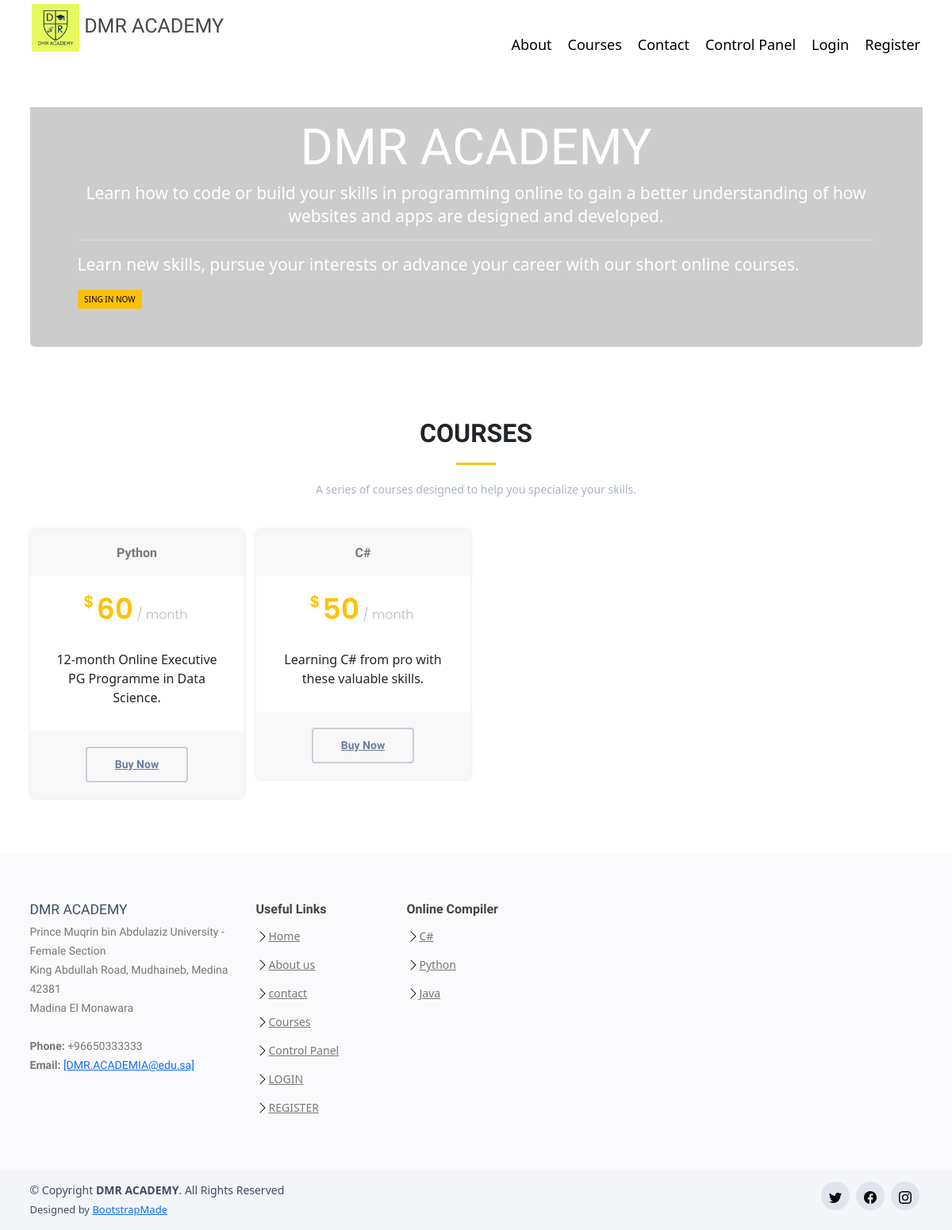
Page /courses/ on the committed database.
### project/models.py (models this page shows, shortened)
class courses(models.Model):
    title = models.CharField(max_length=150)
    price = models.IntegerField()
    body = models.CharField(max_length=250)
    archive= models.BooleanField(default=False)

### project/views.py (the view)
# urls.py: path('courses/', views.index6, name="courses"),
def index6(request):
    var_1 = courses.objects.all().filter(archive=False)
    return render(request, 'project/courses.html', {'var_1': var_1})

### project/templates/project/courses.html (shortened to what this page needs)
<!DOCTYPE html>
{% extends 'project/nevbar.html' %}
{% block contact %}
{% load static %}
<html lang="en">
  <head>
  <link  href="{% static 'project/css/bootstrap.min.css' %}" rel="stylesheet">
   <link  href="{% static 'project/css/bootstrap-icons.css' %}" rel="stylesheet">
   <link  href="{% static 'project/css/boxicons.min.css' %}" rel="stylesheet">
   <link  href="{% static 'project/css/glightbox.min.css' %}" rel="stylesheet">
   <link  href="{% static 'project/css/swiper-bundle.min.css' %}" rel="stylesheet">
   <link  href="{% static 'project/css/style.css' %}" rel="stylesheet">
<link href="/docs/5.0/dist/css/bootstrap.min.css" rel="stylesheet">
  </head>
  <body>
  <div class="container">
<div class="jumbotron" style="background:  #cccccc
 ;color:white ;  margin-top: 100px;" >
  <h1 class="display-4" style="text-align: center">DMR ACADEMY</h1>
  <p class="lead" style="text-align: center"> Learn how to code or build your skills in programming online to gain a better understanding of how websites and apps are designed and developed.</p>
  <hr class="my-4"style="text-align:center">
  <p>Learn new skills, pursue your interests or advance your career with our short online courses.</p>
  <div class="btn-wrap">
                <a href="/loginuser" class="btn btn-warning"> SING IN NOW</a>
              </div>
</div>
 </div>
    <section id="pricing" class="pricing">
      <div class="container">
        <div class="section-title">
          <h2>Courses</h2>
          <p>A series of courses designed to help you specialize your skills.</p>
        </div>
          <div class="row">
        {% for x in var_1.all %}
         <div class="col-lg-3 col-md-6 mt-4 mt-lg-0 py-3">
            <div class="box">
              <h3>{{x.title}}</h3>
              <h4><sup>$</sup>{{x.price}}<span> / month</span></h4>
              <div class="card" style="border: none;">
                <div class="card-body">
                  <p class="card-text" style="font-size: medium;">{{ x.body }}</p>
                </div>
              </div>
              <div class="btn-wrap">
                <a href="/buynow" class="btn-buy">Buy Now</a>
              </div>
            </div>
  </div>
  {% endfor %}
      </div>
            </div>
</section>
  </body>
</html>
{% endblock contact %}

### project/static/project/css/style.css (style rules this page uses)
body { font-family: "Open Sans", sans-serif; color: #444444; }
a { color: #ffc107; text-decoration: none; }
h1, h2, h3, h4, h5, h6 { font-family: "Raleway", sans-serif; }
section { padding: 60px 0; }
.section-title { text-align: center; padding-bottom: 30px; }
.section-title h2 { font-size: 32px; font-weight: bold; text-transform: uppercase; margin-bottom: 20px; padding-bottom: 20px; position: relative; }
.section-title h2::after { content: ''; position: absolute; display: block; width: 50px; height: 3px; background: #ffc107; bottom: 0; left: calc(50% - 25px); }
.section-title p { margin-bottom: 0; font-size: 14px; color: #aab3c7; }
.pricing .box { padding: 20px; background: #fff; text-align: center; box-shadow: 0px 0px 4px rgba(0, 0, 0, 0.12); border-radius: 5px; position: relative; overflow: hidden; }
.pricing h3 { font-weight: 400; margin: -20px -20px 20px -20px; padding: 20px 15px; font-size: 16px; font-weight: 600; color: #777777; background: #f8f8f8; }
.pricing h4 { font-size: 36px; color: #ffc107; font-weight: 600; font-family: "Poppins", sans-serif; margin-bottom: 20px; }
.pricing h4 sup { font-size: 20px; top: -15px; left: -3px; }
.pricing h4 span { color: #bababa; font-size: 16px; font-weight: 300; }
.pricing .btn-wrap { margin: 20px -20px -20px -20px; padding: 20px 15px; background: #f8f8f8; text-align: center; }
.pricing .btn-buy { display: inline-block; padding: 10px 35px; border-radius: 4px; transition: none; font-size: 14px; font-weight: 400; font-family: "Raleway", sans-serif; font-weight: 600; transition: 0.3s; border: 2px solid #c8cedc; color: #6c7c9f; }

### rows in the picture
courses: title "Python", price "60", body "12-month Online Executive PG Programme in Data Science."
courses: title "C#", price "50", body "Learning C# from pro with these valuable skills."
